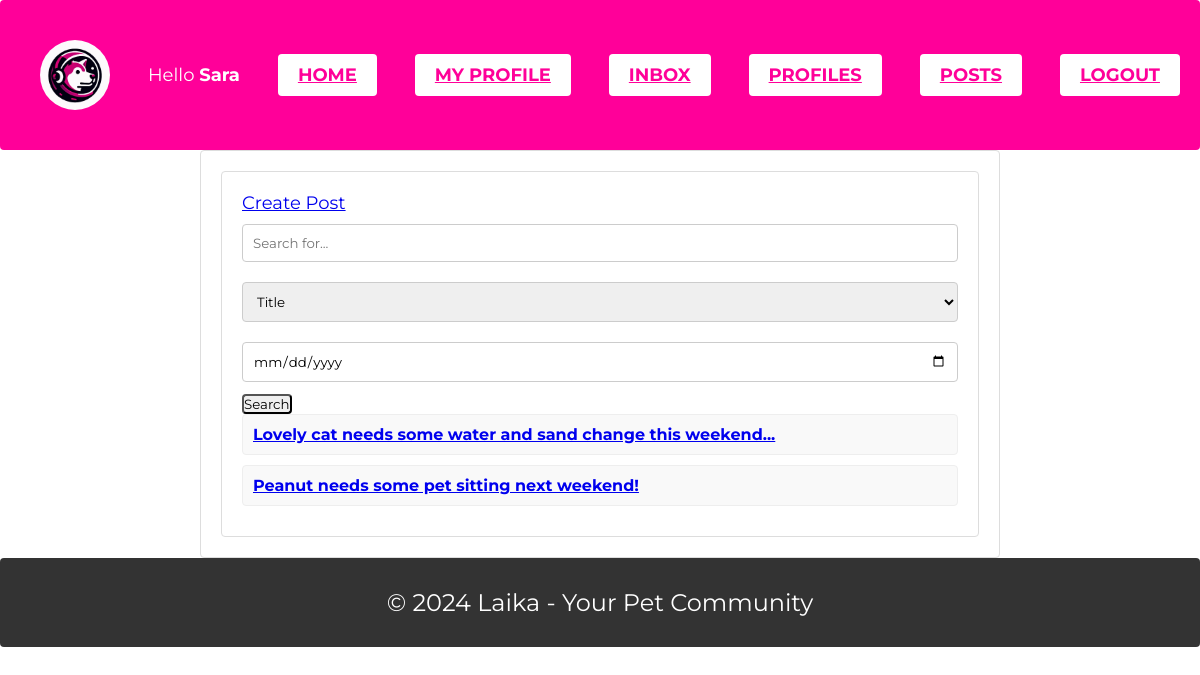
/laika/posts/ (signed in), run on the app's committed database.
### laika/models.py (models this page shows, shortened)
class Post(models.Model):
    author = models.ForeignKey(User, on_delete=models.CASCADE, related_name="laika_author")
    image = models.ImageField(upload_to='laika_img/', default='laika_img/laika_logo_400.png', null=True, blank=True)
    title = models.CharField(max_length=100)
    description = models.TextField()
    created_at = models.DateField(auto_now_add=True)
    updated_at = models.DateField(auto_now=True)
    class Meta:
        ordering = ['-updated_at']

### laika/views.py (the view)
# urls.py: path('posts/', PostListView.as_view(), name='laika-post-list'),
@method_decorator(login_required, name='dispatch')
class PostListView(ListView):
    model = Post
    template_name = 'laika/post_list.html'
    context_object_name = 'posts'
    def get_queryset(self):
        queryset = super().get_queryset()
        search_words = self.request.GET.get("search_words")
        search_field = self.request.GET.get("search_field")
        search_date = self.request.GET.get("search_date")
        if search_words:
            if search_field == "title":
                queryset = queryset.filter(title__icontains=search_words)
            elif search_field == "description":
                queryset = queryset.filter(description__icontains=search_words)
        if search_date:
            queryset = queryset.filter(created_at__gte=search_date)
        return queryset

### laika/templates/laika/post_list.html (shortened to what this page needs)
{% extends "laika/base.html" %}
{% block content %}
    <div class="content-container">
        <div class="post-actions">
            <a href="{% url 'laika-post-create' %}" class="create-post-link">Create Post</a>
        </div>
        <div class="search-form-container">
            <form method="GET" action="{% url 'laika-post-list' %}" class="search-form">
                <input type="text" name="search_words" placeholder="Search for..." class="search-input">
                <select name="search_field" class="search-select">
                    <option value="title">Title</option>
                </select>
                <input type="date" name="search_date" placeholder="Search for date..." class="search-date">
                <button type="submit" class="search-button">Search</button>
            </form>
        </div>
        <div class="posts-list">
            {% for post in posts %}
                <div class="post-item">
                    <a href="{% url 'laika-post-detail' post.id %}" class="post-link"><strong>{{ post.title }}</strong></a>
                </div>
            {% empty %}
                <p>No posts available</p>
            {% endfor %}
        </div>
    </div>
{% endblock %}

### laika/templates/laika/navbar.html
{% load static %}
<link rel="stylesheet" type="text/css" href="{% static 'laika/styles.css' %}">
<body>
    <nav class="navbar">
        <div class="container-container">
            <img src="{% static 'laika/laika_logo_400.png' %}" alt="Laika Logo" id="laika_logo">
            {% if user.is_authenticated %}
                <a class="nav-item">Hello <strong>{{ user.username }}</strong></a>
                <a href="{% url 'home' %}" class="navbar-button nav-item">Home</a>
                <a href="{% url 'laika-profile' %}" class="navbar-button nav-item">My Profile</a>
                <a href="{% url 'messages' %}" class="navbar-button nav-item">Inbox</a>
                <a href="{% url 'laika-profile-list' %}" class="navbar-button nav-item">Profiles</a>
                <a href="{% url 'laika-post-list' %}" class="navbar-button nav-item">Posts</a>
                <a class="navbar-button" href="{% url 'account_signout' %}">LogOut</a>
            {% else %}
                <a href="{% url 'landing_view' %}" class="nav-item"></a>
                <div class="align-right">
                    <a class="navbar-button" href="{% url 'account_login' %}">Join!</a>
                </div>
            {% endif %}
        </div>
    </nav>
</body>

### laika/static/laika/styles.css (style rules this page uses)
* { margin: 0; padding: 0; box-sizing: border-box; border-radius: 4px; font-family: 'Montserrat', sans-serif; }
body { font-family: 'Montserrat', sans-serif; font-size: 18px; }
nav { display: flex; align-items: center; justify-content: space-between; background-color: #ff0099; padding: 10px 20px; }
.container-container { display: flex; align-items: center; justify-content: space-between; width: 100%; border-radius: 4px; }
#laika_logo { height: 70px; width: auto; margin-left: 20px; border-radius: 50%; }
.navbar-button { background-color: white; color: #ff0099; border: none; padding: 10px 20px; border-radius: 4px; text-transform: uppercase; font-weight: bold; }
main, .landing-text, .content-container, .form-container, .profile-form-container, .messages-container, .edit-post-container, .delete-post-container { max-width: 800px; margin: auto; padding: 20px; border: 1px solid #ddd; box-sizing: border-box; border-radius: 4px; }
input[type="text"], input[type="password"], input[type="email"], input[type="number"], input[type="date"], select { width: 100%; padding: 10px; margin: 10px 0; border: 1px solid #ccc; box-sizing: border-box; border-radius: 4px; }
.users-list li, .posts-list .post-item, .message { list-style-type: none; padding: 10px; border: 1px solid #eee; margin-bottom: 10px; background-color: #f9f9f9; font-size: 16px; border-radius: 4px; }

### data on the page
Post: title "Lovely cat needs some water and sand change this weekend..."
Post: title "Peanut needs some pet sitting next weekend!"

### other printed values
{{ user.username }} "Sara"
